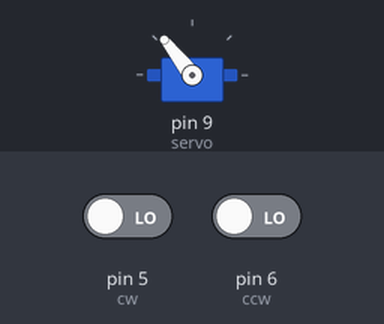
Simulated run of this sketch. Board: Arduino Uno, built with avr-gcc and run on an emulated ATmega328P. On the bench: servo. The inputs (shaded band) are chosen by the test bench; at power-on: pin 5 (cw) LOW, pin 6 (ccw) LOW. What the sketch prints to the serial monitor is not drawn.

Above: at 1.2 s.
1.3 s: pin 5 (cw) driven HIGH
At 1.8 s:
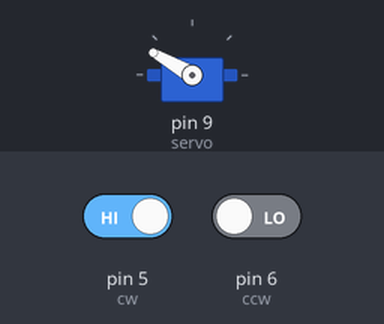
2.8 s: pin 5 (cw) driven LOW
At 4.0 s:
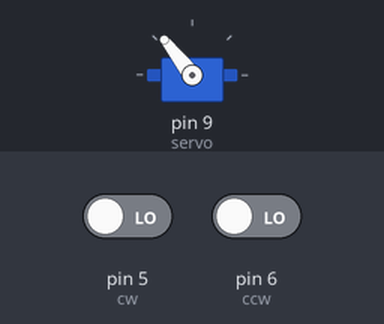
4.3 s: pin 6 (ccw) driven HIGH
At 5.2 s:
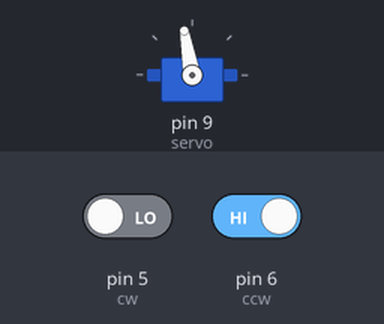
5.8 s: pin 6 (ccw) driven LOW
At 6.4 s:
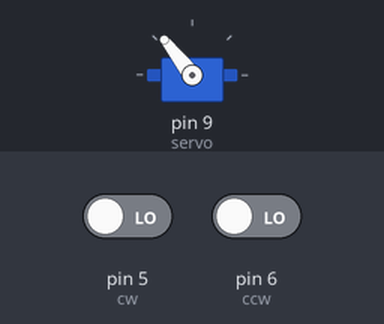
Timing chart, 0 to 8.3 s (numbered marks = the images above; inputs shaded):
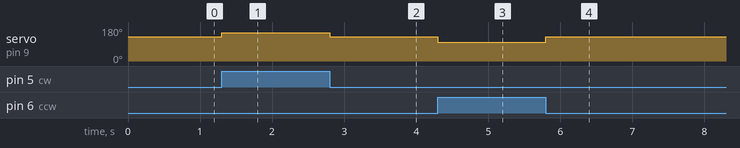

Measured:
- after the input at 1.3 s, servo on pin 9 (servo): 128° → 150° at once
- after the input at 2.8 s, servo on pin 9 (servo): 150° → 128° at once
- after the input at 4.3 s, servo on pin 9 (servo): 128° → 100° at once
- after the input at 5.8 s, servo on pin 9 (servo): 100° → 128° at once

The sketch:

continuousServo.ino
```cpp
/*
 * this file will show the basics of controlling continuous servos
 * to make it easy, you just type in the speed you want into the command line
 * and the arduino will update it.
 * To use it, enter the speed you want from 0 to 100.
 * 0 means no movement and 100 means as fast as it can go.
 * to go clockwise, send a positive value.
 * to go counter-clockwise, send a negative number.
 * EX. clockwise at half speed type 50
 * counter-clockwise at 3/4 max speed type -75
 */
#include <Servo.h>

Servo servo;
long speed = 50;

int cw = 5;
bool cwState = LOW;
int ccw = 6;
bool ccwState = LOW;

//scales input value to the range of -180 to 180
long map(long x){
  return (x - -100) * (255 - 0) / (100 - -100) + 0;
}

void setup() {
  Serial.begin(9600);
  pinMode(cw,INPUT);
  pinMode(ccw,INPUT);
  servo.attach(9);
  servo.write(128);

  //waits for the serial port to connect
  //while(!Serial);
  //Serial.println("Hello world!");
}

void loop() {
  Serial.println(digitalRead(cw));
  if(digitalRead(cw)){
    servo.write(150);
  }else if(digitalRead(ccw)){
    servo.write(100);
  }else
    servo.write(128);
}
```
